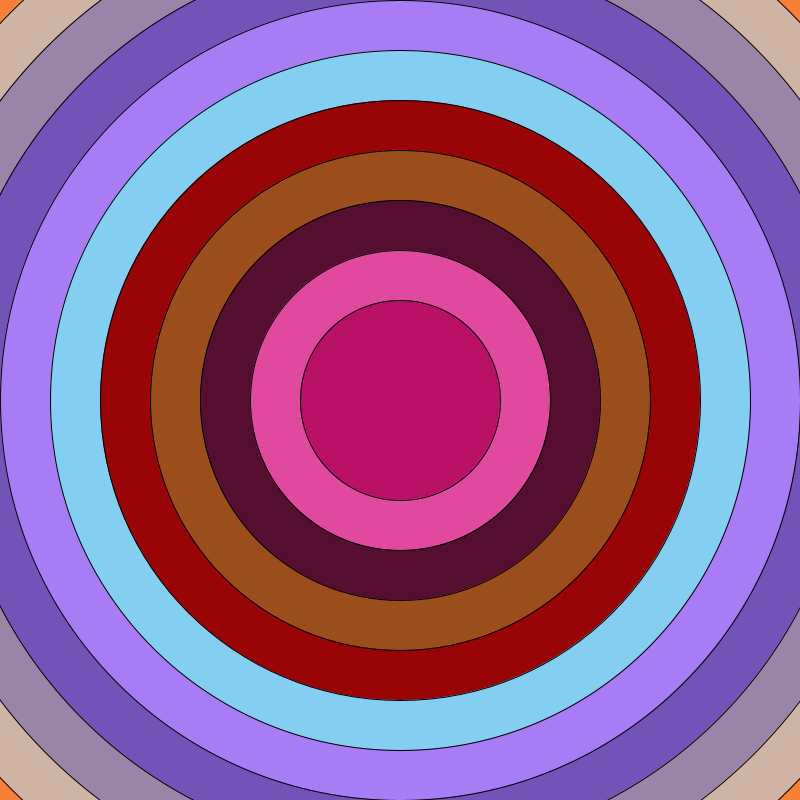
Frame 1 (no input)
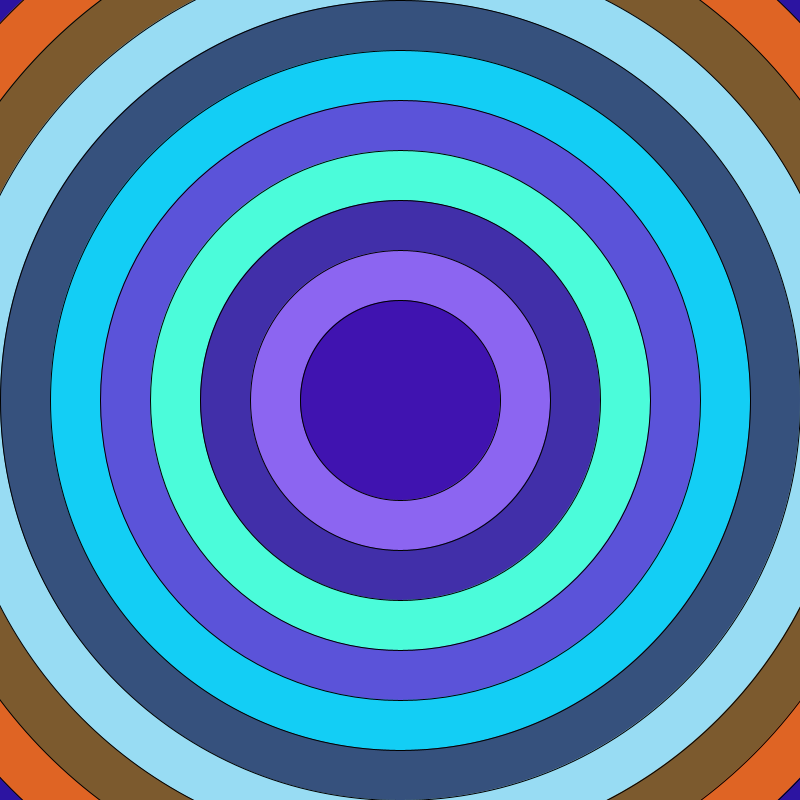
Frame 60 (the mouse pressed at the canvas centre just before this capture)
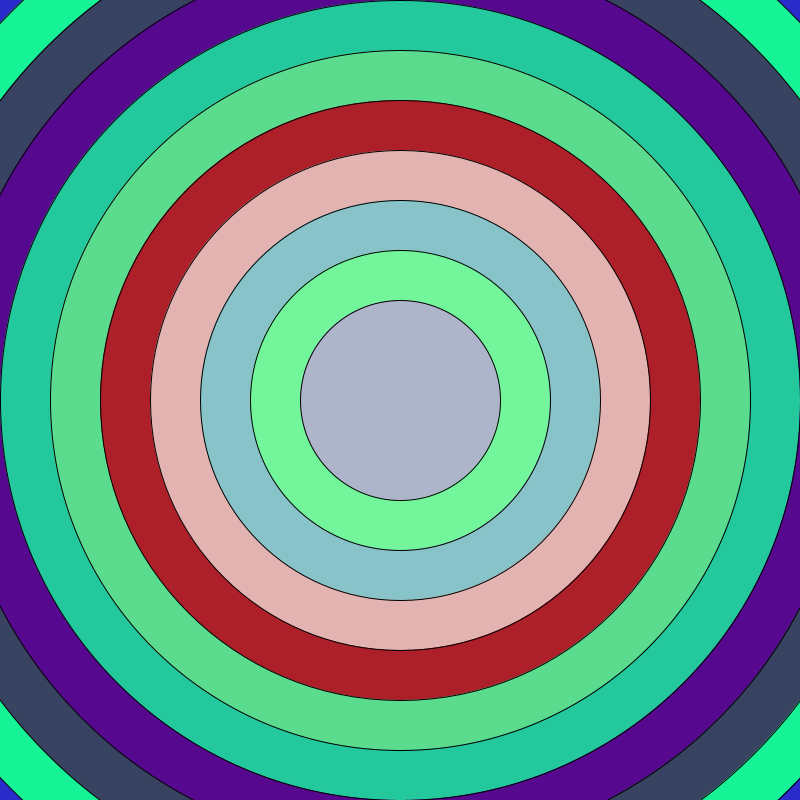
Frame 120 (the mouse held since frame 60 and released just before this capture)

The Processing sketch that drew these frames (run headless with seeded random() and noise(); from frame 60 on, the mouse is pressed at the canvas centre):

// Processing sketch: e30mouseclickedLEFTRIGHT
// ── e30mouseclickedLEFTRIGHT.pde
float [] r=new float[50];
void setup(){
size(800,800);
for(int i=0; i<r.length;i++){
r[i]=(i+1)*100;
}

}
void draw(){
  for(int i=r.length-1; i>0;i--){
    fill(random(255),random(255),random(255));
    ellipse(width/2,height/2,r[i],r[i]);
  }

}

void mouseClicked(){

  
  if(mouseButton==LEFT){
    loop();
  }
    if(mouseButton==RIGHT){
    noLoop();
}
}
